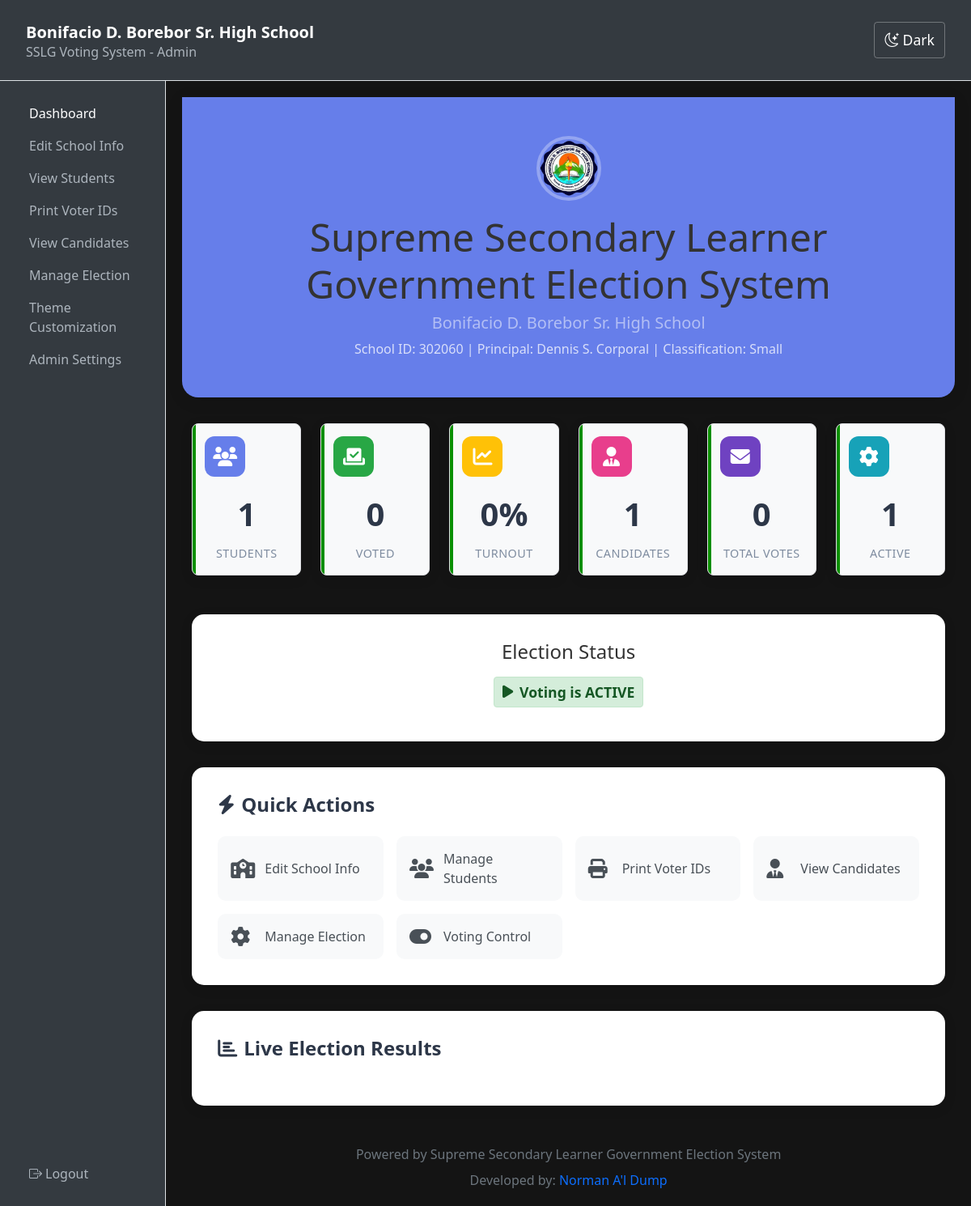
/admin/index.php (signed in), run on the app's committed database.
### tables this page shows
CREATE TABLE school_info (
            id INTEGER PRIMARY KEY AUTOINCREMENT,
            school_name TEXT NOT NULL DEFAULT 'Supreme Secondary Learner Government',
            school_address TEXT,
            school_logo TEXT,
            contact_email TEXT,
            contact_phone TEXT,
            created_at TEXT DEFAULT CURRENT_TIMESTAMP,
            updated_at TEXT DEFAULT CURRENT_TIMESTAMP
        , school_id_no TEXT DEFAULT NULL, principal_name TEXT DEFAULT NULL, logo_path TEXT);

### admin/index.php (the view, shortened to what this page needs)
<?php
$db = getDBConnection();
$election_status = $db->query("SELECT is_open FROM election_settings ORDER BY id DESC LIMIT 1")->fetch();
$voting_active = $election_status['is_open'] == 1;
$voting_closed = $election_status['is_open'] == 0;
$db = getDBConnection();
$school_info = $db->query("SELECT * FROM school_info LIMIT 1")->fetch();
$election_settings = $db->query("SELECT logo_path, theme_color FROM election_settings ORDER BY id DESC LIMIT 1")->fetch();
$settings = [
    'school_name' => $school_info['school_name'] ?? 'Sample High School',
    'school_id' => $school_info['school_id_no'] ?? 'SHS-2026',
    'principal' => $school_info['principal_name'] ?? 'Dr. Juan Santos',
    'logo_path' => $election_settings['logo_path'] ?? '../assets/images/logo_1770105233.png',
    'theme_color' => $election_settings['theme_color'] ?? '#343a40',
    'school_classification' => 'Small'
];
$school_level = $settings['school_level'] ?? 'Junior High School';
if ($school_level === 'Elementary') {
    $system_title = "Supreme Elementary Learner Government Election System";
} else {
    $system_title = "Supreme Secondary Learner Government Election System";
}
$db = getDBConnection();
$total_students = $db->query("SELECT COUNT(*) FROM users WHERE role = 'voter'")->fetchColumn();
$voted_students = $db->query("SELECT COUNT(DISTINCT voter_id) FROM votes")->fetchColumn();
$turnout = $total_students > 0 ? round(($voted_students / $total_students) * 100, 2) : 0;
$total_candidates = $db->query("SELECT COUNT(*) FROM candidates")->fetchColumn();
$total_votes = $db->query("SELECT COUNT(*) FROM votes")->fetchColumn();
include '../includes/admin_header.php';
include '../includes/admin_sidebar.php';
?>
<div class="admin-content">
    <div class="dashboard-header">
        <div class="container text-center">
            <?php if (file_exists($settings['logo_path'])): ?>
                <img src="<?= $settings['logo_path'] ?>" alt="School Logo" class="school-logo mb-3">
            <?php else: ?>
                <div class="school-logo bg-white d-inline-flex align-items-center justify-content-center mb-3" style="color: #667eea; font-weight: bold; font-size: 1.5em;">LOGO</div>
            <?php endif; ?>
            <h1 class="display-5 mb-2 font-weight-bold"><?= htmlspecialchars($system_title) ?></h1>
            <h2 class="h5 text-white-50 mb-2"><?= htmlspecialchars($settings['school_name']) ?></h2>
            <p class="mb-0 opacity-75">School ID: <?= htmlspecialchars($settings['school_id']) ?> | Principal: <?= htmlspecialchars($settings['principal']) ?> | Classification: <?= htmlspecialchars($settings['school_classification']) ?></p>
        </div>
    </div>
    <div class="container-fluid">
        <div class="row mb-4">
            <div class="col-lg-2 col-md-4 col-sm-6">
                <div class="stat-card students">
                    <div class="stat-icon">
                        <i class="fas fa-users"></i>
                    </div>
                    <div class="stat-value"><?= $total_students ?></div>
                    <div class="stat-label">Students</div>
                </div>
            </div>
            <div class="col-lg-2 col-md-4 col-sm-6">
                <div class="stat-card voted">
                    <div class="stat-icon">
                        <i class="fas fa-vote-yea"></i>
                    </div>
                    <div class="stat-value"><?= $voted_students ?></div>
                    <div class="stat-label">Voted</div>
                </div>
            </div>
            <div class="col-lg-2 col-md-4 col-sm-6">
                <div class="stat-card turnout">
                    <div class="stat-icon">
                        <i class="fas fa-chart-line"></i>
                    </div>
                    <div class="stat-value"><?= $turnout ?>%</div>
                    <div class="stat-label">Turnout</div>
                </div>
            </div>
            <div class="col-lg-2 col-md-4 col-sm-6">
                <div class="stat-card candidates">
                    <div class="stat-icon">
                        <i class="fas fa-user-tie"></i>
                    </div>
                    <div class="stat-value"><?= $total_candidates ?></div>
                    <div class="stat-label">Candidates</div>
                </div>
            </div>
            <div class="col-lg-2 col-md-4 col-sm-6">
                <div class="stat-card votes">
                    <div class="stat-icon">
                        <i class="fas fa-envelope"></i>
                    </div>
                    <div class="stat-value"><?= $total_votes ?></div>
                    <div class="stat-label">Total Votes</div>
                </div>
            </div>
            <div class="col-lg-2 col-md-4 col-sm-6">
                <div class="stat-card">
                    <div class="stat-icon" style="background: #17a2b8; color: white;">
                        <i class="fas fa-cog"></i>
                    </div>
                    <div class="stat-value">
                        <?php
                        $active_students = $db->query("SELECT COUNT(*) FROM users WHERE role = 'voter' AND is_active = 1")->fetchColumn();
                        echo $active_students;
                        ?>
                    </div>
                    <div class="stat-label">Active</div>
                </div>
            </div>
        </div>
        <div class="voting-status">
            <h4 class="mb-3">Election Status</h4>
            <?php if ($voting_closed): ?>
                <div class="status-indicator status-closed">
                    <i class="fas fa-lock me-2"></i>
                    Voting is CLOSED
                </div>
            <?php elseif ($voting_active): ?>
                <div class="status-indicator status-active">
                    <i class="fas fa-play me-2"></i>
                    Voting is ACTIVE
                </div>
            <?php endif; ?>
        </div>
        <div class="quick-actions">
            <h4><i class="fas fa-bolt me-2"></i>Quick Actions</h4>
            <div class="action-grid">
                <a href="school.php" class="action-btn">
                    <i class="fas fa-school"></i>
                    <span>Edit School Info</span>
                </a>
                <a href="students.php" class="action-btn">
                    <i class="fas fa-users"></i>
                    <span>Manage Students</span>
                </a>
                <a href="print_ids.php" class="action-btn">
                    <i class="fas fa-print"></i>
                    <span>Print Voter IDs</span>
                </a>
                <a href="candidates.php" class="action-btn">
                    <i class="fas fa-user-tie"></i>
                    <span>View Candidates</span>
                </a>
                <a href="election.php" class="action-btn">
                    <i class="fas fa-cog"></i>
                    <span>Manage Election</span>
                </a>
                <a href="../admin_login.php" class="action-btn">
                    <i class="fas fa-toggle-on"></i>
                    <span>Voting Control</span>
                </a>
            </div>
        </div>
        <div class="results-section">
            <h4><i class="fas fa-chart-bar me-2"></i>Live Election Results</h4>
        </div>
        <div class="text-center mt-5 text-muted">
            <p class="mb-2">Powered by <?= htmlspecialchars($system_title) ?></p>
            <p class="mb-0">Developed by: <a href="https://www.facebook.com/Dealca27" target="_blank" class="text-primary text-decoration-none">Norman A'l Dump</a></p>
        </div>
    </div>
</div>
<?php
include '../includes/admin_footer.php';
?>

### assets/css/style.css (style rules this page uses)
body { font-family: 'Segoe UI', Tahoma, Geneva, Verdana, sans-serif; background-color: #f8f9fa; }
.stat-label { font-size: 0.9em; opacity: 0.9; }

### assets/css/admin_style.css (style rules this page uses)
:root { --bg-color: #141414; --text-color: #333; --card-bg: #fff; --card-border: #dee2e6; --sidebar-bg: #343a40; --sidebar-text: #adb5bd; --sidebar-text-active: #fff; --header-bg: #343a40; --header-text: #fff; --table-border: #dee2e6; }
body { background-color: var(--bg-color); color: var(--text-color); transition: background-color 0.3s, color 0.3s; }
.admin-content h2, .admin-content h1, .admin-content h4 { color: var(--text-color); margin-bottom: 20px; }

### includes/admin_header.php (style rules this page uses)
.admin-content .stat-card { background: #f8f9fa; padding: 15px; border-radius: 8px; text-align: center; border: 1px solid #dfe1e5; }
.admin-content .stat-value { font-size: 1.8em; font-weight: bold; color: #202124; display: block; }
.admin-content .stat-label { font-size: 0.8em; color: #5f6368; }
.admin-content .status-indicator { background: #d4edda; color: #155724; padding: 5px 10px; border-radius: 4px; font-weight: bold; margin-bottom: 10px; border: 1px solid #c3e6cb; }

### data on the page
school_info: school_name "Bonifacio D. Borebor Sr. High School", school_id_no "302060", principal_name "Dennis S. Corporal"

### other printed values
SCHOOL_NAME "Bonifacio D. Borebor Sr. High School"
$system_title "Supreme Secondary Learner Government Election System"
$settings['school_classification'] "Small"
$total_students "1"
$voted_students "0"
$turnout "0"
$total_candidates "1"
$total_votes "0"
$active_students "1"
